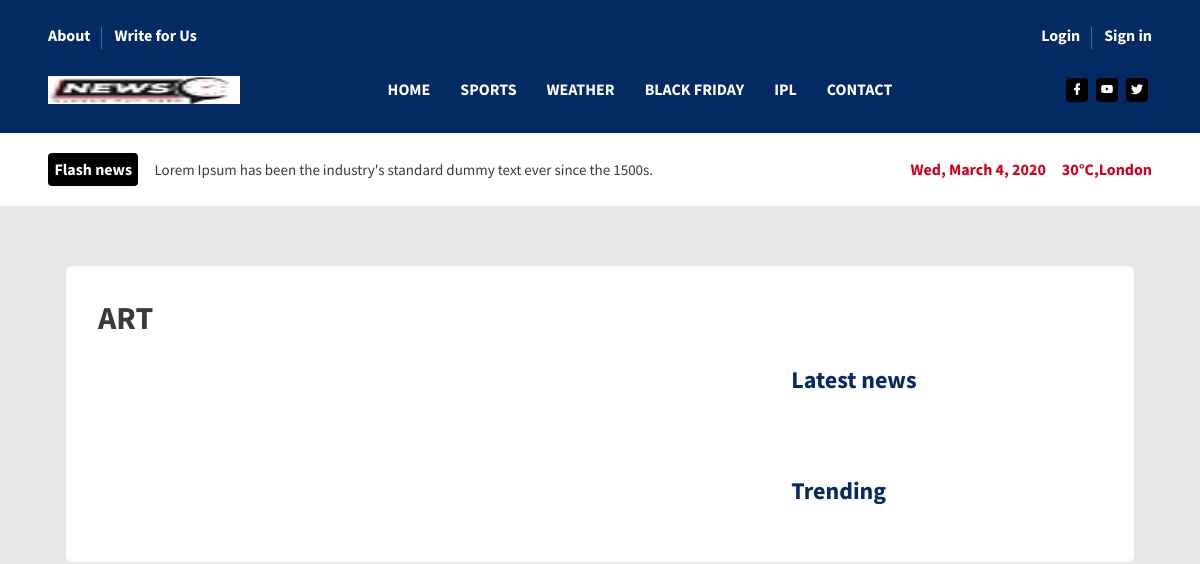
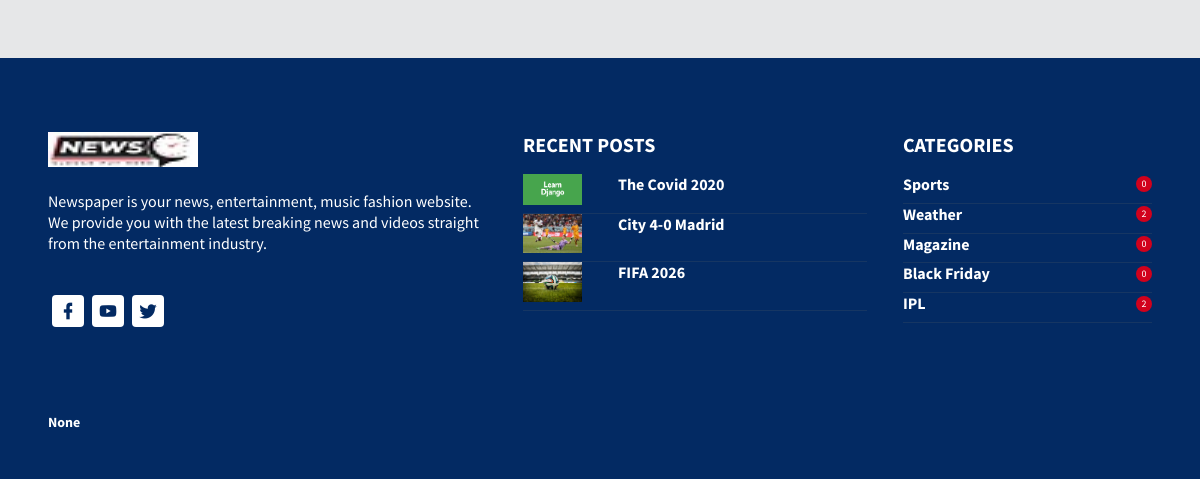
The page /art/ on the database as committed earlier (2 pictures, top to bottom).
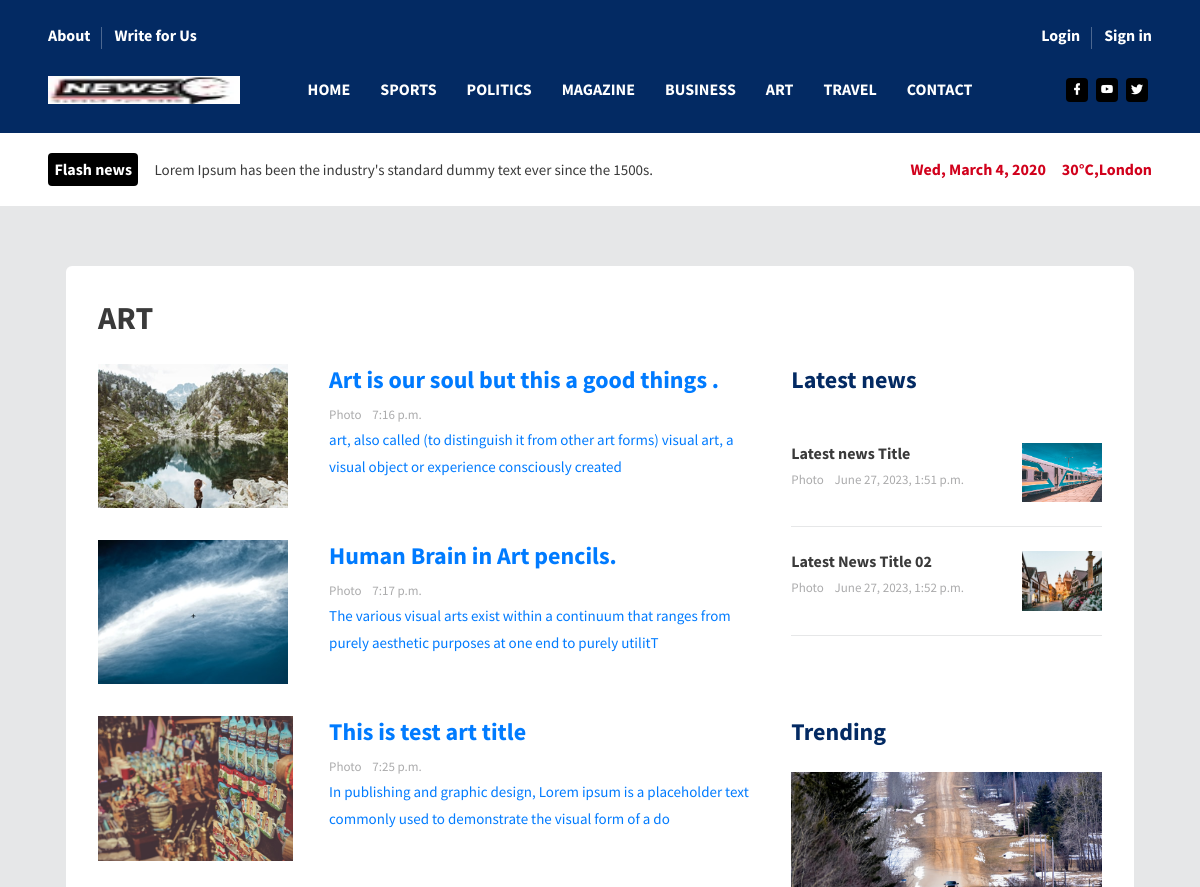
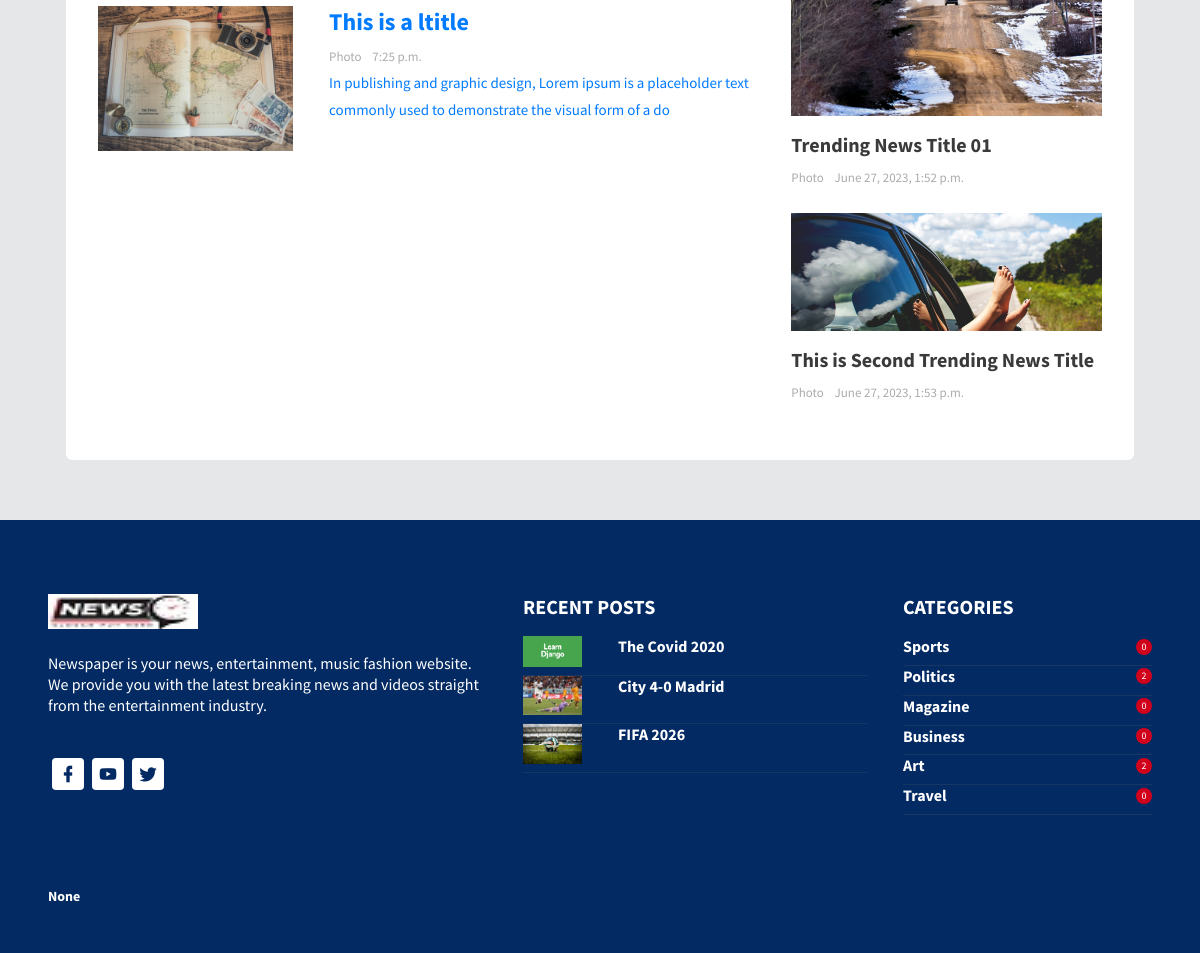
The same page on the database as committed later (2 pictures, top to bottom).
### website/models.py (models this page shows, shortened)
class Category(models.Model):
    name = models.CharField(max_length=40)
    is_menu = models.BooleanField(default=False)
    is_active = models.BooleanField(default=True)
    file_path = models.CharField(max_length=100, null=True, blank=True)

class LatestNews(models.Model):
    title = models.CharField(max_length=200)
    banner = models.ImageField(upload_to='latestNews/')
    timeStamp = models.TimeField(auto_now=True)
    description = models.TextField(null=True)

class Art(models.Model):
    banner = models.ImageField(upload_to='Arts_image/')
    title = models.CharField(max_length=100)
    timeStamp = models.TimeField(auto_now=True)
    description = models.TextField()
    def get_short_desc(self):
        return self.description[:120]

class ArtLatestNews(models.Model):
    banner = models.ImageField(upload_to='latest_news/')
    title = models.CharField(max_length=100)
    timeStamp = models.DateTimeField(auto_now=True)
    is_trending_news = models.BooleanField(default=False)

### website/views.py (the view)
# urls.py: path('art/', views.art, name='art-page'),
def art(request):
    context = {
        'menus': Category.objects.filter(is_menu=True, is_active=True),
        'website_settings': WebsiteSetting.objects.first(),
        'art_obj_mainCont': Art.objects.all(),
        'art_obj_latestNews': ArtLatestNews.objects.filter(is_trending_news=False),
        'art_obj_trendingNews': ArtLatestNews.objects.filter(is_trending_news=True),
        'categories': Category.objects.filter(is_active=True),
        'latest_news': LatestNews.objects.all()[:3],
    }
    return render(request, 'art.html', context)

### templates/art.html (shortened to what the changed rows need)
{% extends 'base.html' %}
{% load static %}
{% block main_container %}
    <div class="container-scroller">
      <div class="main-panel">
          {% include 'header.html' %}
        <div class="content-wrapper">
          <div class="container">
            <div class="col-sm-12">
              <div class="card" data-aos="fade-up">
                <div class="card-body">
                  <div class="row">
                    <div class="col-sm-12">
                      <h1 class="font-weight-600 mb-4">
                        ART
                      </h1>
                    </div>
                  </div>
                  <div class="row">
                    <div class="col-lg-8">
                        {% for art_obj_mainCon in art_obj_mainCont %}
                            <a style="text-decoration: none;" href="{% url 'art-news-details' art_obj_mainCon.pk %}">
                      <div class="row">
                        <div class="col-sm-4 grid-margin">
                          <div class="rotate-img">
                            <img
                              src="{{ art_obj_mainCon.banner.url }}"
                              alt="banner"
                              class="img-fluid"
                            />
                          </div>
                        </div>
                        <div class="col-sm-8 grid-margin">
                          <h2 class="font-weight-600 mb-2">
                           {{ art_obj_mainCon.title }}
                          </h2>
                          <p class="fs-13 text-muted mb-0">
                            <span class="mr-2">Photo </span>{{ art_obj_mainCon.timeStamp }}
                          </p>
                          <p class="fs-15">
                              {{art_obj_mainCon.get_short_desc}}
                          </p>
                        </div>
                      </div>
                            </a>
                        {% endfor %}
                    </div>
                    <div class="col-lg-4">
                      <h2 class="mb-4 text-primary font-weight-600">
                        Latest news
                      </h2>
                       {% for art_objLatestNews in art_obj_latestNews  %}
                      <div class="row">
                        <div class="col-sm-12">
                          <div class="border-bottom pb-4 pt-4">
                            <div class="row">
                              <div class="col-sm-8">
                                <h5 class="font-weight-600 mb-1">
                                 {{ art_objLatestNews.title }}
                                </h5>
                                <p class="fs-13 text-muted mb-0">
                                  <span class="mr-2">Photo </span>{{ art_objLatestNews.timeStamp }}
                                </p>
                              </div>
                              <div class="col-sm-4">
                                <div class="rotate-img">
                                  <img
                                    src="{{ art_objLatestNews.banner.url }}"
                                    alt="banner"
                                    class="img-fluid"
                                  />
                                </div>
                              </div>
                            </div>
                          </div>
                        </div>
                      </div>
                       {% endfor %}
                      <div class="trending">
                        <h2 class="mb-4 text-primary font-weight-600">
                          Trending
                        </h2>
                          {% for art_objTrendingNews in art_obj_trendingNews %}
                        <div class="mb-4">
                          <div class="rotate-img">
                            <img
                              src="{{ art_objTrendingNews.banner.url }}"
                              alt="banner"
                              class="img-fluid"
                            />
                          </div>
                          <h3 class="mt-3 font-weight-600">
                            {{ art_objTrendingNews.title }}
                          </h3>
                          <p class="fs-13 text-muted mb-0">
                            <span class="mr-2">Photo </span>{{ art_objTrendingNews.timeStamp }}
                          </p>
                        </div>
                          {% endfor %}
                      </div>
                    </div>
                  </div>
                </div>
              </div>
            </div>
          </div>
        </div>
          {% include 'footer.html' %}
      </div>
    </div>
{% endblock main_container %}

### templates/header.html (shortened to what this page needs)
<header id="header">
          <div class="container">
            <nav class="navbar navbar-expand-lg navbar-light">
              <div class="navbar-top">
                <div class="d-flex justify-content-between align-items-center">
                  <ul class="navbar-top-left-menu">
                    <li class="nav-item">
                      <a href="{% url 'about-us' %}" class="nav-link">About</a>
                    </li>
                    <li class="nav-item">
                      <a href="#" class="nav-link">Write for Us</a>
                    </li>
                  </ul>
                  <ul class="navbar-top-right-menu">
                    <li class="nav-item">
                      <a href="#" class="nav-link"></a>
                    </li>
                      {% if request.user.is_authenticated %}
                    <li class="nav-item" style="margin-top: 7px">
                          <h3 class="nav-link"><i class="fa-solid fa-user" style="margin-right: 7px"></i>{{ request.user.username }}</h3>
                    </li>
                    <li class="nav-item">
                         <a href="{% url 'logout' %}" class="nav-link">Logout</a>
                   </li>
                      {% else %}
                    <li class="nav-item">
                      <a href="{% url 'login' %}" class="nav-link">Login</a>
                    </li>
                    <li class="nav-item">
                      <a href="{% url 'register' %}" class="nav-link">Sign in</a>
                    </li>
                        {% endif %}
                  </ul>
                </div>
              </div>
              <div class="navbar-bottom">
                <div class="d-flex justify-content-between align-items-center">
                  <div>
                    <a class="navbar-brand" href="#"
                      ><img src="{{ website_settings.logo.url }}" alt="" height="28px" width="150px"
                    /></a>
                  </div>
                  <div>
                    <div
                      class="navbar-collapse justify-content-center collapse"
                      id="navbarSupportedContent"
                    >
                      <ul
                        class="navbar-nav d-lg-flex justify-content-between align-items-center"
                      >
                        <li class="nav-item active">
                          <a class="nav-link" href="{% url 'home' %}">Home</a>
                        </li>
                          {% for menu in menus %}
                              <li class="nav-item">
                          <a class="nav-link" href="{{ menu.file_path }}">{{ menu.name }}</a>
                        </li>
                          {% endfor %}
                        <li class="nav-item">
                          <a class="nav-link" href="{% url 'contact-us' %}">Contact</a>
                        </li>
                      </ul>
                    </div>
                  </div>
                  <ul class="social-media">
                    <li>
                      <a href="{{ website_settings.facebook_link }}" >
                        <i class="mdi mdi-facebook"></i>
                      </a>
                    </li>
                    <li>
                      <a href="{{ website_settings.youtube_link }}">
                        <i class="mdi mdi-youtube"></i>
                      </a>
                    </li>
                    <li>
                      <a href="{{ website_settings.twitter_link }}">
                        <i class="mdi mdi-twitter"></i>
                      </a>
                    </li>
                  </ul>
                </div>
              </div>
            </nav>
          </div>
        </header>

### templates/footer.html
{% load static %}
<footer>
    <div class="footer-top">
        <div class="container">
            <div class="row">
                <div class="col-sm-5">
                    <img src="{{ website_settings.logo.url }}" class="footer-logo" alt="logo" height="35px" width="150px"/>
                    <h5 class="font-weight-normal mt-4 mb-5">
                        Newspaper is your news, entertainment, music fashion website. We
                        provide you with the latest breaking news and videos straight from
                        the entertainment industry.
                    </h5>
                    <ul class="social-media mb-3">
                        <li>
                            <a href="{{ website_settings.facebook_link }}">
                                <i class="mdi mdi-facebook"></i>
                            </a>
                        </li>
                        <li>
                            <a href="{{ website_settings.youtube_link }}">
                                <i class="mdi mdi-youtube"></i>
                            </a>
                        </li>
                        <li>
                            <a href="{{ website_settings.twitter_link }}">
                                <i class="mdi mdi-twitter"></i>
                            </a>
                        </li>
                    </ul>
                </div>
                <div class="col-sm-4">
                    <h3 class="font-weight-bold mb-3">RECENT POSTS</h3>
                    {% for latestnews in latest_news %}
                        <div class="row">
                            <div class="col-sm-12">
                                <div class="footer-border-bottom pb-2">
                                    <div class="row">
                                        <div class="col-3">
                                            <img
                                                    src="{{ latestnews.banner.url }}"
                                                    alt="thumb"
                                                    class="img-fluid"
                                            />
                                        </div>
                                        <div class="col-9">
                                            <h5 class="font-weight-600">
                                                {{ latestnews.title }}
                                            </h5>
                                        </div>
                                    </div>
                                </div>
                            </div>
                        </div>
                    {% endfor %}
                </div>
                <div class="col-sm-3">
                    <h3 class="font-weight-bold mb-3">CATEGORIES</h3>
                    {% for categorie in categories %}
                        <div class="footer-border-bottom pb-2">
                            <div class="d-flex justify-content-between align-items-center">
                                <h5 class="mb-0 font-weight-600">{{ categorie.name }}</h5>
                                <div class="count">{{ categorie.article_set.count }}</div>
                            </div>
                        </div>
                    {% endfor %}
                </div>
            </div>
        </div>
    </div>
    <div class="footer-bottom">
        <div class="container">
            <div class="row">
                <div class="col-sm-12">
                    <div class="d-sm-flex justify-content-between align-items-center">
                        <div class="fs-14 font-weight-600">
                            {{website_settings.copy_right}}
                        </div>
                    </div>
                </div>
            </div>
        </div>
    </div>
</footer>

Rows that differ between the two databases and show on the page:
changed Category id 2: name "WEATHER" → "POLITICS"; name "Weather" → "Politics"
now on one of the page's lists (row edited): Category: name "MAGAZINE"
changed Category: name "BLACK FRIDAY" → "BUSINESS"; name "Black Friday" → "Business"
changed Category: name "IPL" → "ART"; name "IPL" → "Art"
added Category: name "TRAVEL", name "Travel", article_set.count "0"
added Art: banner (picture), title "Art is our soul but this a good things .", timeStamp "7:16 p.m.", get_short_desc "art, also called (to distinguish it from other art forms) visual art, a visual object or experience consciously created"
added Art: banner (picture), title "Human Brain in Art pencils.", timeStamp "7:17 p.m.", get_short_desc "The various visual arts exist within a continuum that ranges from purely aesthetic purposes at one end to purely utilitT"
added Art: banner (picture), title "This is test art title", timeStamp "7:25 p.m.", get_short_desc "In publishing and graphic design, Lorem ipsum is a placeholder text commonly used to demonstrate the visual form of a do"
added Art: banner (picture), title "This is a ltitle", timeStamp "7:25 p.m.", get_short_desc "In publishing and graphic design, Lorem ipsum is a placeholder text commonly used to demonstrate the visual form of a do"
added ArtLatestNews: title "Latest news Title", timeStamp "June 27, 2023, 1:51 p.m.", banner (picture), shown under "Latest news"
added ArtLatestNews: title "Latest News Title 02", timeStamp "June 27, 2023, 1:52 p.m.", banner (picture), shown under "Latest news"
added ArtLatestNews: banner (picture), title "Trending News Title 01", timeStamp "June 27, 2023, 1:52 p.m.", shown under "Trending"
added ArtLatestNews: banner (picture), title "This is Second Trending News Title", timeStamp "June 27, 2023, 1:53 p.m.", shown under "Trending"
